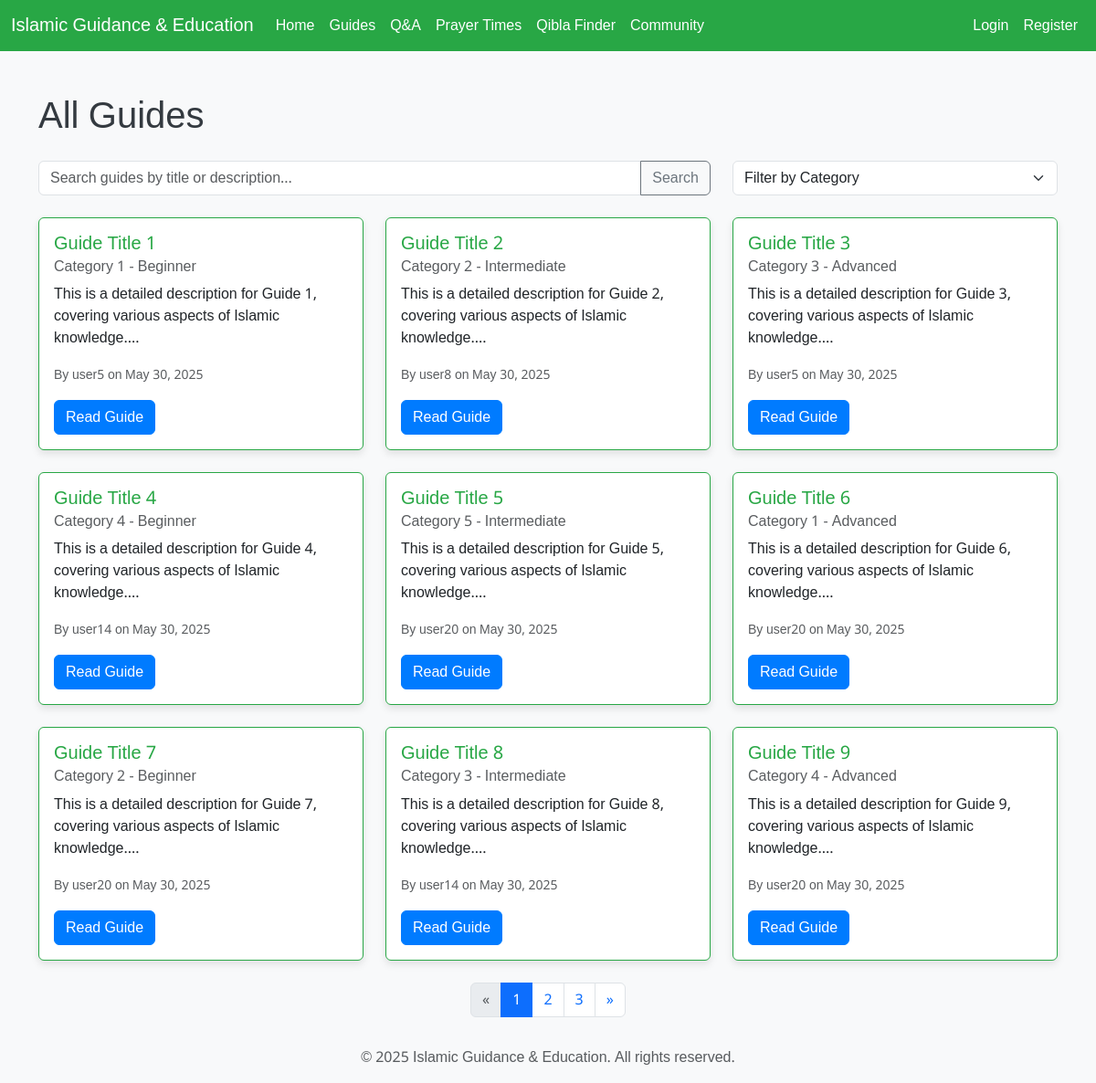
The app's page /index.php?route=guides with its own data.
### tables this page shows
CREATE TABLE guides (
    guide_id INTEGER PRIMARY KEY AUTOINCREMENT,
    title TEXT NOT NULL,
    description TEXT,
    category_id INTEGER,
    difficulty TEXT,
    created_by INTEGER,
    created_at DATETIME DEFAULT CURRENT_TIMESTAMP,
    updated_at DATETIME DEFAULT CURRENT_TIMESTAMP,
    FOREIGN KEY (category_id) REFERENCES categories(category_id),
    FOREIGN KEY (created_by) REFERENCES users(user_id)
);

CREATE TABLE categories (
    category_id INTEGER PRIMARY KEY AUTOINCREMENT,
    category_name TEXT NOT NULL UNIQUE,
    description TEXT
);

CREATE TABLE users (
    user_id INTEGER PRIMARY KEY AUTOINCREMENT,
    username TEXT NOT NULL UNIQUE,
    email TEXT NOT NULL UNIQUE,
    password_hash TEXT NOT NULL,
    role_id INTEGER NOT NULL,
    created_at DATETIME DEFAULT CURRENT_TIMESTAMP,
    FOREIGN KEY (role_id) REFERENCES roles(role_id)
);

### views/guides.php (the view, shortened to what this page needs)
<div class="container mt-5">
    <h1 class="mb-4">All Guides</h1>
    <div class="row mb-4">
        <div class="col-md-8">
            <div class="input-group">
                <input type="text" class="form-control" placeholder="Search guides by title or description..." id="guideSearchInput">
                <button class="btn btn-outline-secondary" type="button" id="guideSearchBtn">Search</button>
            </div>
        </div>
        <div class="col-md-4">
            <select class="form-select" id="categoryFilter">
                <option value="">Filter by Category</option>
            </select>
        </div>
    </div>
    <div class="row" id="guidesListContainer">
        <?php
        $items_per_page = 9;
        $current_page = isset($_GET['page']) ? (int)$_GET['page'] : 1;
        $offset = ($current_page - 1) * $items_per_page;
        $total_guides = get_total_guides_count();
        $guides = get_paginated_guides($items_per_page, $offset);
        $total_pages = ceil($total_guides / $items_per_page);
        if ($guides):
            foreach ($guides as $guide):
        ?>
            <div class="col-md-4 mb-4">
                <div class="card h-100">
                    <div class="card-body">
                        <h5 class="card-title"><?php echo htmlspecialchars($guide['title']); ?></h5>
                        <h6 class="card-subtitle mb-2 text-muted"><?php echo htmlspecialchars($guide['category_name']); ?> - <?php echo htmlspecialchars($guide['difficulty']); ?></h6>
                        <p class="card-text"><?php echo htmlspecialchars(substr($guide['description'], 0, 100)); ?>...</p>
                        <p class="card-text"><small class="text-muted">By <?php echo htmlspecialchars($guide['author_username']); ?> on <?php echo date('M d, Y', strtotime($guide['created_at'])); ?></small></p>
                        <a href="<?php echo BASE_URL; ?>/?route=guide&id=<?php echo htmlspecialchars($guide['guide_id']); ?>" class="btn btn-primary">Read Guide</a>
                    </div>
                </div>
            </div>
        <?php
            endforeach;
        endif; ?>
    </div>
    <nav aria-label="Page navigation">
        <ul class="pagination justify-content-center">
            <li class="page-item <?php echo ($current_page <= 1) ? 'disabled' : ''; ?>">
                <a class="page-link" href="?route=guides&page=<?php echo $current_page - 1; ?>" aria-label="Previous">
                    <span aria-hidden="true">&laquo;</span>
                </a>
            </li>
            <?php for ($i = 1; $i <= $total_pages; $i++): ?>
                <li class="page-item <?php echo ($current_page == $i) ? 'active' : ''; ?>">
                    <a class="page-link" href="?route=guides&page=<?php echo $i; ?>"><?php echo $i; ?></a>
                </li>
            <?php endfor; ?>
            <li class="page-item <?php echo ($current_page >= $total_pages) ? 'disabled' : ''; ?>">
                <a class="page-link" href="?route=guides&page=<?php echo $current_page + 1; ?>" aria-label="Next">
                    <span aria-hidden="true">&raquo;</span>
                </a>
            </li>
        </ul>
    </nav>
</div>

### index.php (shortened to what this page needs)
<?php
require_once 'functions.php';
$route = $_GET['route'] ?? '';
$route = strtolower(trim($route, '/'));
?>
<!DOCTYPE html>
<html lang="<?php echo DEFAULT_LANG; ?>" dir="<?php echo (DEFAULT_LANG == 'ar') ? 'rtl' : 'ltr'; ?>">
<head>
    <link href="https://cdn.jsdelivr.net/npm/bootstrap@5.3.3/dist/css/bootstrap.min.css" rel="stylesheet">
    <link rel="stylesheet" href="css/style.css">
</head>
<body>
    <nav class="navbar navbar-expand-lg navbar-dark bg-dark">
        <div class="container-fluid">
            <a class="navbar-brand" href="index.php"><?php echo APP_NAME; ?></a>
            <div class="collapse navbar-collapse" id="navbarNav">
                <ul class="navbar-nav me-auto mb-2 mb-lg-0">
                    <li class="nav-item">
                        <a class="nav-link <?php echo ($route == '' || $route == 'home') ? 'active' : ''; ?>" aria-current="page" href="index.php">Home</a>
                    </li>
                    <li class="nav-item">
                        <a class="nav-link <?php echo ($route == 'guides') ? 'active' : ''; ?>" href="index.php?route=guides">Guides</a>
                    </li>
                    <li class="nav-item">
                        <a class="nav-link <?php echo ($route == 'q_and_a') ? 'active' : ''; ?>" href="index.php?route=q_and_a">Q&A</a>
                    </li>
                    <li class="nav-item">
                        <a class="nav-link <?php echo ($route == 'prayer_times') ? 'active' : ''; ?>" href="index.php?route=prayer_times">Prayer Times</a>
                    </li>
                    <li class="nav-item">
                        <a class="nav-link <?php echo ($route == 'qibla_finder') ? 'active' : ''; ?>" href="index.php?route=qibla_finder">Qibla Finder</a>
                    </li>
                    <li class="nav-item">
                        <a class="nav-link <?php echo ($route == 'community') ? 'active' : ''; ?>" href="index.php?route=community">Community</a>
                    </li>
                </ul>
                <ul class="navbar-nav ms-auto">
                    <?php if (is_logged_in()): ?>
                        <li class="nav-item dropdown">
                            <a class="nav-link dropdown-toggle" href="#" id="navbarDropdown" role="button" data-bs-toggle="dropdown" aria-expanded="false">
                                Welcome, <?php echo htmlspecialchars($_SESSION['username'] ?? 'User'); ?>
                            </a>
                            <ul class="dropdown-menu dropdown-menu-end" aria-labelledby="navbarDropdown">
                                <li><a class="dropdown-item" href="index.php?route=dashboard">Dashboard</a></li>
                                <?php if (has_role(ROLE_ULAMA_SCHOLAR)): ?>
                                    <li><a class="dropdown-item" href="index.php?route=create_guide">Create Guide</a></li>
                                <?php endif; ?>
                                <?php if (has_role(ROLE_ADMIN)): ?>
                                    <li><a class="dropdown-item" href="index.php?route=admin">Admin Panel</a></li>
                                <?php endif; ?>
                                <li><hr class="dropdown-divider"></li>
                                <li><a class="dropdown-item" href="index.php?route=logout">Logout</a></li>
                            </ul>
                        </li>
                    <?php else: ?>
                        <li class="nav-item">
                            <a class="nav-link <?php echo ($route == 'login') ? 'active' : ''; ?>" href="index.php?route=login">Login</a>
                    </li>
                        <li class="nav-item">
                            <a class="nav-link <?php echo ($route == 'register') ? 'active' : ''; ?>" href="index.php?route=register">Register</a>
                        </li>
                    <?php endif; ?>
                </ul>
            </div>
        </div>
    </nav>
    <main>
        <?php handle_route($route); ?>
    </main>
    <footer class="footer mt-auto py-3 bg-light">
        <div class="container text-center">
            <span class="text-muted">&copy; <?php echo date('Y'); ?> <?php echo APP_NAME; ?>. All rights reserved.</span>
        </div>
    </footer>
</body>
</html>

### functions.php (shortened to what this page needs)
<?php
function get_db_connection() {
    try {
        $pdo = new PDO('sqlite:' . DB_PATH);
        $pdo->setAttribute(PDO::ATTR_ERRMODE, PDO::ERRMODE_EXCEPTION);
        $pdo->setAttribute(PDO::ATTR_DEFAULT_FETCH_MODE, PDO::FETCH_ASSOC);
        return $pdo;
    } catch (PDOException $e) {
        error_log("Database connection error: " . $e->getMessage());
        die("Database connection failed. Please try again later.");
    }
}
function get_total_guides_count() {
    $pdo = get_db_connection();
    $stmt = $pdo->query("SELECT COUNT(*) FROM guides");
    return $stmt->fetchColumn();
}
function get_paginated_guides($limit, $offset) {
    $pdo = get_db_connection();
    $stmt = $pdo->prepare("
        SELECT
            g.guide_id,
            g.title,
            g.description,
            g.difficulty,
            g.created_at,
            c.category_name,
            u.username AS author_username
        FROM
            guides g
        JOIN
            categories c ON g.category_id = c.category_id
        JOIN
            users u ON g.created_by = u.user_id
        ORDER BY
            g.created_at DESC
        LIMIT :limit OFFSET :offset
    ");
    $stmt->bindParam(':limit', $limit, PDO::PARAM_INT);
    $stmt->bindParam(':offset', $offset, PDO::PARAM_INT);
    $stmt->execute();
    return $stmt->fetchAll();
}
function is_logged_in() {
    return isset($_SESSION['user_id']);
}
function handle_route($route) {
    switch ($route) {
        case 'guides':
            include 'views/guides.php';
            break;
    }
}

### css/style.css (style rules this page uses)
body { font-family: 'Amiri', serif; background-color: #f8f9fa; color: #343a40; }
.navbar { background-color: #28a745 !important; }
.navbar-brand, .nav-link { color: #ffffff !important; }
.card { border: 1px solid #28a745; box-shadow: 0 4px 8px rgba(0,0,0,0.1); }
.card-title { color: #28a745; }
.btn-primary { background-color: #007bff; border-color: #007bff; }

### index.php (style rules this page uses)
body { font-family: 'Noto Sans Arabic', sans-serif; }

### records on screen
guides: title "Guide Title 1", category.category_name "Category 1", difficulty "Beginner", description "This is a detailed description for Guide 1, covering various aspects of Islamic knowledge.", created_by.username "user5", created_at "May 30, 2025"
guides: title "Guide Title 2", category.category_name "Category 2", difficulty "Intermediate", description "This is a detailed description for Guide 2, covering various aspects of Islamic knowledge.", created_by.username "user8", created_at "May 30, 2025"
guides: title "Guide Title 3", category.category_name "Category 3", difficulty "Advanced", description "This is a detailed description for Guide 3, covering various aspects of Islamic knowledge.", created_by.username "user5", created_at "May 30, 2025"
guides: title "Guide Title 4", category.category_name "Category 4", difficulty "Beginner", description "This is a detailed description for Guide 4, covering various aspects of Islamic knowledge.", created_by.username "user14", created_at "May 30, 2025"
guides: title "Guide Title 5", category.category_name "Category 5", difficulty "Intermediate", description "This is a detailed description for Guide 5, covering various aspects of Islamic knowledge.", created_by.username "user20", created_at "May 30, 2025"
guides: title "Guide Title 6", category.category_name "Category 1", difficulty "Advanced", description "This is a detailed description for Guide 6, covering various aspects of Islamic knowledge.", created_by.username "user20", created_at "May 30, 2025"
guides: title "Guide Title 7", category.category_name "Category 2", difficulty "Beginner", description "This is a detailed description for Guide 7, covering various aspects of Islamic knowledge.", created_by.username "user20", created_at "May 30, 2025"
guides: title "Guide Title 8", category.category_name "Category 3", difficulty "Intermediate", description "This is a detailed description for Guide 8, covering various aspects of Islamic knowledge.", created_by.username "user14", created_at "May 30, 2025"
guides: title "Guide Title 9", category.category_name "Category 4", difficulty "Advanced", description "This is a detailed description for Guide 9, covering various aspects of Islamic knowledge.", created_by.username "user20", created_at "May 30, 2025"

### other values on screen
APP_NAME "Islamic Guidance & Education"
